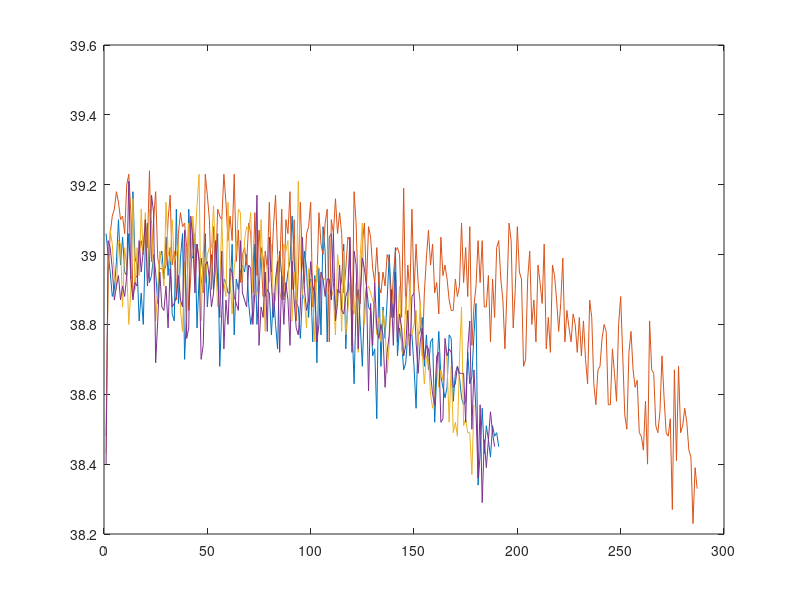
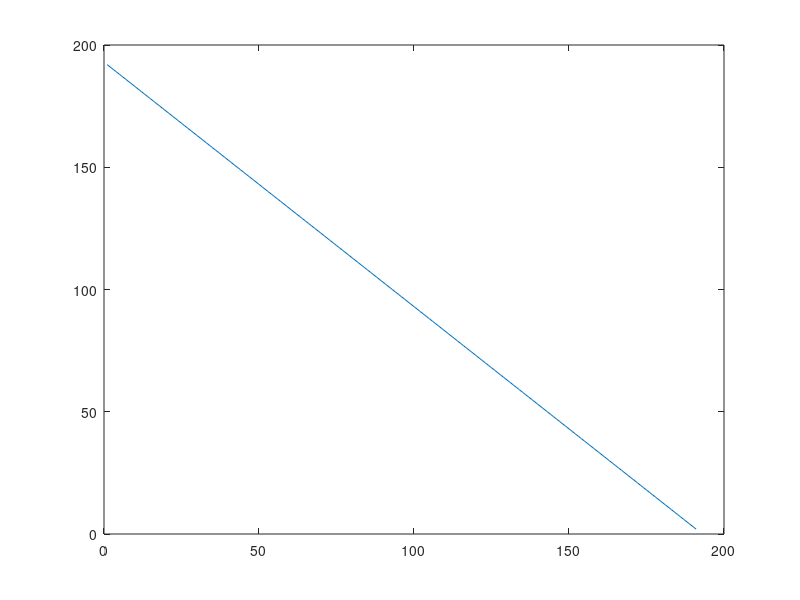
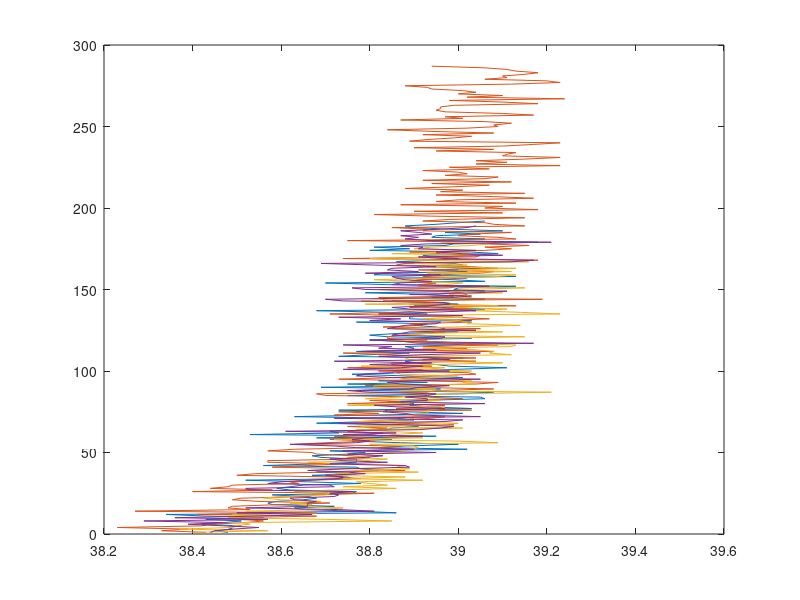
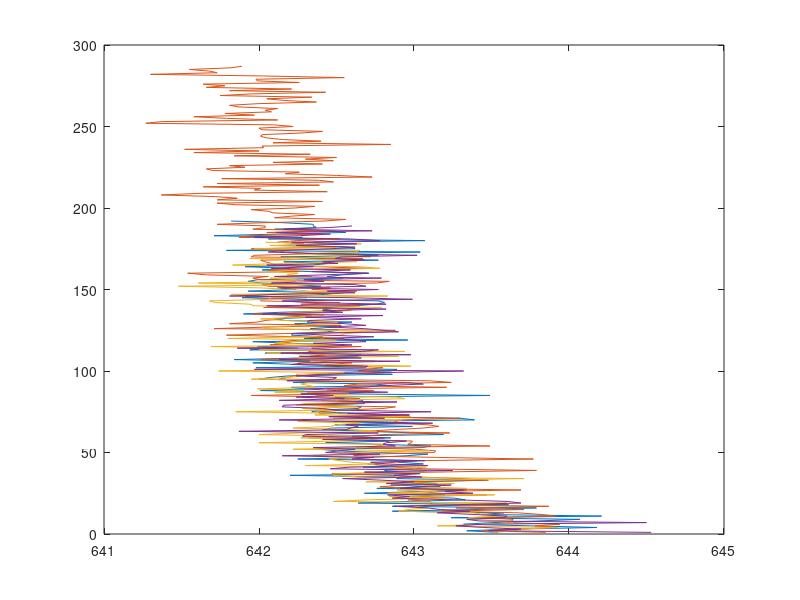

Write the MATLAB code that produced these figures, in order.
%% Data processing and exploration

% sensordata_struct_train = tdfread('train_FD001.txt');
% sensordata_train = struct2array(sensordata_struct_train);
% 
% sensordata_struct_test = tdfread('test_FD001.txt', 'tab');
% sensordata_test = struct2array(sensordata_struct_test);
% 
% sensordata_struct_RUL = tdfread('RUL_FD001.txt');
% sensordata_RUL = struct2array(sensordata_struct_RUL);

load('RUL_data.mat')

figure; plot(sensordata_train(1:191,25)); hold on;
plot(sensordata_train(192:478,25)); hold on;
plot(sensordata_train(479:657,25)); hold on;
plot(sensordata_train(658:846,25)); 

% Compute RUL for training data per cycle
sensordata_train_RUL = [];
for i = 1:100
    cycle_length = size(sensordata_train(sensordata_train(:,1)==i,1),1);
    inv_rul = 1:cycle_length;
    rul = abs(inv_rul' - cycle_length)+1;
    sensordata_train_RUL = [sensordata_train_RUL; rul];
end

figure; plot(sensordata_train_RUL(1:191,1));

% Plot multiple cycles of system behavior as observed by sensor 20 (clear
% degradation)
first_cycle = (sensordata_train(:,1)==1);
second_cycle = (sensordata_train(:,1)==2);
third_cycle = (sensordata_train(:,1)==3);
fourth_cycle = (sensordata_train(:,1)==4);

figure; plot(sensordata_train(first_cycle,25), sensordata_train_RUL(first_cycle,1)); hold on;
plot(sensordata_train(second_cycle,25), sensordata_train_RUL(second_cycle,1)); hold on;
plot(sensordata_train(third_cycle,25), sensordata_train_RUL(third_cycle,1)); hold on;
plot(sensordata_train(fourth_cycle,25), sensordata_train_RUL(fourth_cycle,1)); 

% Plot multiple cycles of system behavior as observed by sensor 2 (clear
% degradation)
figure; plot(sensordata_train(first_cycle,7), sensordata_train_RUL(first_cycle,1)); hold on;
plot(sensordata_train(second_cycle,7), sensordata_train_RUL(second_cycle,1)); hold on;
plot(sensordata_train(third_cycle,7), sensordata_train_RUL(third_cycle,1)); hold on;
plot(sensordata_train(fourth_cycle,7), sensordata_train_RUL(fourth_cycle,1)); 

% Plot multiple cycles of system behavior as observed by sensor 4 (clear
% degradation)
% Continue with this sensor as it shows quite stable relation with RUL
figure; plot(sensordata_train(first_cycle,9), sensordata_train_RUL(first_cycle,1)); hold on;
plot(sensordata_train(second_cycle,9), sensordata_train_RUL(second_cycle,1)); hold on;
plot(sensordata_train(third_cycle,9), sensordata_train_RUL(third_cycle,1)); hold on;
plot(sensordata_train(fourth_cycle,9), sensordata_train_RUL(fourth_cycle,1)); 

